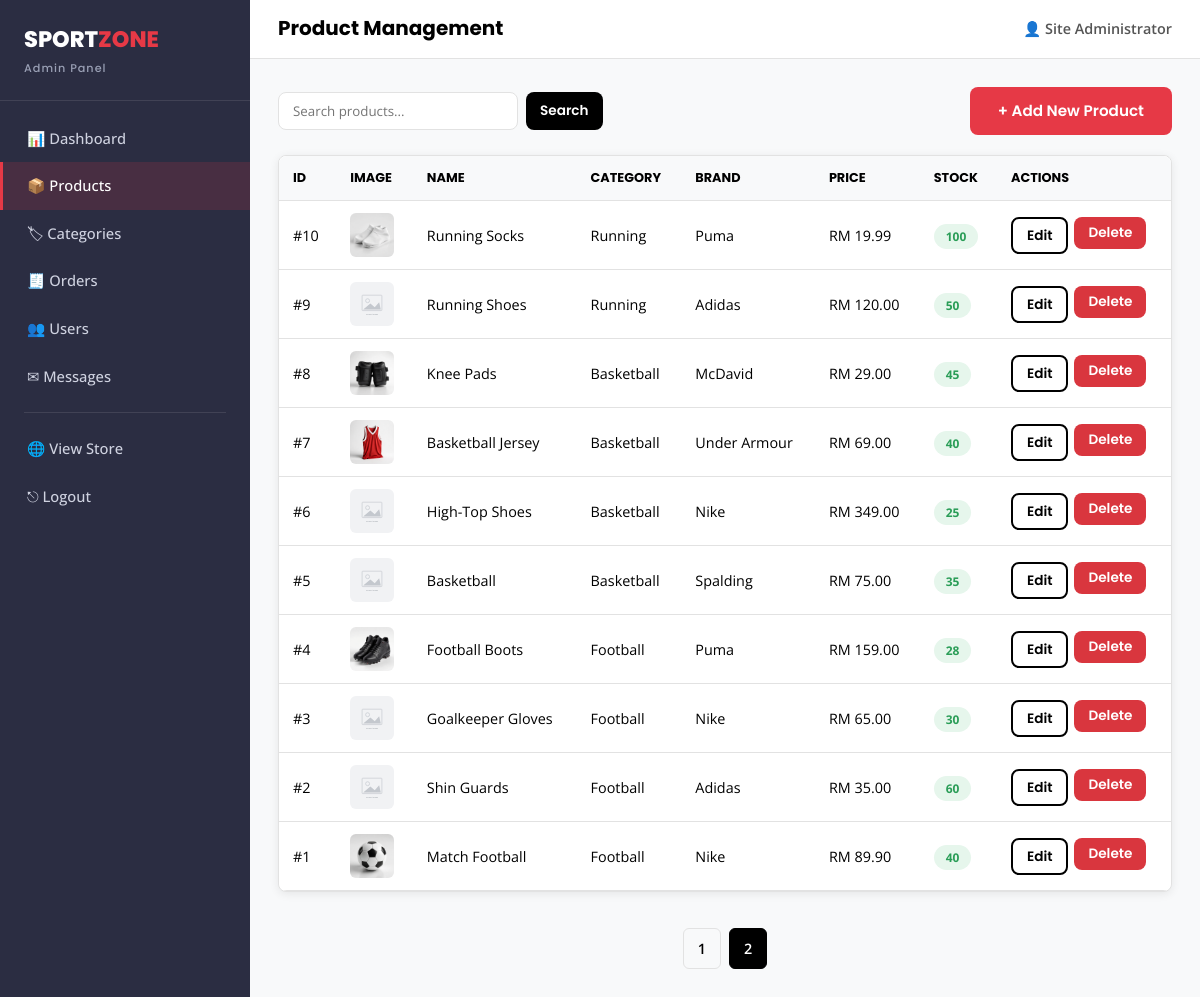
Page /admin/products.php?page=2 (signed in) on the committed database.
### tables this page shows
CREATE TABLE products (
    product_id   INT AUTO_INCREMENT PRIMARY KEY,
    category_id  INT NOT NULL,
    name         VARCHAR(150) NOT NULL,
    description  TEXT,
    brand        VARCHAR(50)  DEFAULT NULL,
    price        DECIMAL(10,2) NOT NULL,
    stock        INT NOT NULL DEFAULT 0,
    sizes        VARCHAR(100) DEFAULT NULL,
    image        VARCHAR(255) DEFAULT NULL,
    created_at   TIMESTAMP DEFAULT CURRENT_TIMESTAMP,
    FOREIGN KEY (category_id) REFERENCES categories(category_id) ON DELETE CASCADE
);

CREATE TABLE categories (
    category_id  INT AUTO_INCREMENT PRIMARY KEY,
    name         VARCHAR(50) NOT NULL,
    slug         VARCHAR(50) NOT NULL UNIQUE,
    icon         VARCHAR(10) DEFAULT NULL
);

### includes/functions.php (called while the page is built, shortened)
<?php
function sanitize($data) {
    return htmlspecialchars(trim($data), ENT_QUOTES, 'UTF-8');
}
function money($amount) {
    return CURRENCY . ' ' . number_format((float) $amount, 2);
}
function product_image_url($image) {
    if (!empty($image) && file_exists(UPLOAD_PATH . $image)) {
        return UPLOAD_URL . rawurlencode($image);
    }
    return BASE_URL . 'assets/images/placeholder.svg';
}

### admin/products.php (the view, shortened to what this page needs)
<?php
require_once __DIR__ . '/../includes/db_connect.php';
require_once __DIR__ . '/../includes/functions.php';
$search  = trim($_GET['search'] ?? '');
$page    = max(1, (int) ($_GET['page'] ?? 1));
$perPage = 10;
$offset  = ($page - 1) * $perPage;
$where = '';
$params = [];
$types = '';
$countSql = "SELECT COUNT(*) AS c FROM products p $where";
$cstmt = $conn->prepare($countSql);
$cstmt->execute();
$total = (int) $cstmt->get_result()->fetch_assoc()['c'];
$totalPages = max(1, ceil($total / $perPage));
$sql = "SELECT p.*, c.name AS category_name FROM products p
        JOIN categories c ON p.category_id = c.category_id
        $where ORDER BY p.product_id DESC LIMIT ? OFFSET ?";
$stmt = $conn->prepare($sql);
$pp = $params; $pt = $types . 'ii'; $pp[] = $perPage; $pp[] = $offset;
$stmt->bind_param($pt, ...$pp);
$stmt->execute();
$products = $stmt->get_result();
include __DIR__ . '/includes/admin_header.php';
?>
<div class="flex-between mb-2" style="flex-wrap:wrap; gap:12px;">
    <form method="GET" action="products.php" class="admin-search">
        <input type="text" name="search" placeholder="Search products..." value="<?= sanitize($search) ?>">
        <button type="submit" class="btn btn-dark btn-sm">Search</button>
    </form>
    <a href="<?= BASE_URL ?>admin/product-form.php" class="btn btn-primary">+ Add New Product</a>
</div>
<div class="panel" style="padding:0;">
    <div class="table-wrap" style="border:none;">
        <table class="data-table">
            <thead>
                <tr><th>ID</th><th>Image</th><th>Name</th><th>Category</th><th>Brand</th><th>Price</th><th>Stock</th><th>Actions</th></tr>
            </thead>
            <tbody>
            <?php while ($p = $products->fetch_assoc()): ?>
                <tr>
                    <td>#<?= $p['product_id'] ?></td>
                    <td><img src="<?= product_image_url($p['image']) ?>" alt="" style="width:44px; height:44px; object-fit:cover; border-radius:6px;"></td>
                    <td><?= sanitize($p['name']) ?></td>
                    <td><?= sanitize($p['category_name']) ?></td>
                    <td><?= sanitize($p['brand']) ?></td>
                    <td><?= money($p['price']) ?></td>
                    <td><span class="status-badge <?= $p['stock'] <= 10 ? 'status-cancelled' : ($p['stock'] <= 20 ? 'status-pending' : 'status-delivered') ?>"><?= $p['stock'] ?></span></td>
                    <td>
                        <div style="display:flex; gap:6px;">
                            <a href="<?= BASE_URL ?>admin/product-form.php?id=<?= $p['product_id'] ?>" class="btn btn-outline btn-sm">Edit</a>
                            <form method="POST" action="product-delete.php" onsubmit="return confirm('Delete this product? This cannot be undone.')">
                                <button type="submit" class="btn btn-sm" style="background:var(--color-danger); color:#fff;">Delete</button>
                            </form>
                        </div>
                    </td>
                </tr>
            <?php endwhile; ?>
            </tbody>
        </table>
    </div>
</div>
<?php if ($totalPages > 1): ?>
    <div class="pagination">
        <?php for ($i = 1; $i <= $totalPages; $i++): ?>
            <a href="?page=<?= $i ?><?= $search !== '' ? '&search=' . urlencode($search) : '' ?>" class="<?= $i === $page ? 'active' : '' ?>"><?= $i ?></a>
        <?php endfor; ?>
    </div>
<?php endif; ?>
<?php include __DIR__ . '/includes/admin_footer.php'; ?>

### assets/css/style.css (style rules this page uses)
:root { --color-primary: #000000; --color-white: #ffffff; --color-accent: #E63946; --color-accent-dark: #c92a37; --color-secondary: #2B2D42; --color-bg-light: #F8F9FA; --color-border: #e2e2e2; --color-success: #2a9d57; --color-warning: #e9a23b; --color-danger: #d9363e; --font-heading: 'Poppins', sans-serif; --font-body: 'Open Sans', sans-serif; --radius: 8px; --shadow: 0 2px 10px rgba(0,0,0,0.08); --shadow-hover: 0 8px 20px rgba(0,0,0,0.15); --transition: all 0.2s ease-in-out; }
* { margin: 0; padding: 0; box-sizing: border-box; }
html { scroll-behavior: smooth; }
body { font-family: var(--font-body); color: var(--color-primary); background: var(--color-white); line-height: 1.6; }
a { text-decoration: none; color: inherit; }
img { max-width: 100%; display: block; }
button { font-family: var(--font-body); cursor: pointer; border: none; }
.btn { display: inline-block; padding: 12px 28px; border-radius: var(--radius); font-family: var(--font-heading); font-weight: 600; font-size: 0.95rem; transition: var(--transition); text-align: center; }
.btn-primary { background: var(--color-accent); color: var(--color-white); }
.btn-dark { background: var(--color-primary); color: var(--color-white); }
.btn-outline { background: transparent; border: 2px solid var(--color-primary); color: var(--color-primary); }
.btn-sm { padding: 6px 14px; font-size: 0.85rem; }
.data-table { width: 100%; border-collapse: collapse; background: var(--color-white); }
.data-table th, .data-table td { padding: 12px 14px; text-align: left; border-bottom: 1px solid var(--color-border); font-size: 0.9rem; }
.data-table th { background: var(--color-bg-light); font-family: var(--font-heading); font-size: 0.8rem; text-transform: uppercase; }
.status-badge { padding: 4px 12px; border-radius: 20px; font-size: 0.75rem; font-weight: 700; text-transform: uppercase; }
.status-delivered { background: #e6f6ec; color: var(--color-success); }
.flex-between { display: flex; align-items: center; justify-content: space-between; }
.mb-2 { margin-bottom: 20px; }
.panel { background: var(--color-white); border: 1px solid var(--color-border); border-radius: var(--radius); padding: 24px; margin-bottom: 24px; box-shadow: var(--shadow); }
.table-wrap { overflow-x: auto; border-radius: var(--radius); border: 1px solid var(--color-border); }
.pagination { display: flex; justify-content: center; gap: 8px; margin-top: 36px; flex-wrap: wrap; }
.pagination a { padding: 8px 14px; border: 1px solid var(--color-border); border-radius: 6px; font-size: 0.9rem; font-weight: 600; }
.pagination a.active { background: var(--color-primary); color: var(--color-white); border-color: var(--color-primary); }

### assets/css/admin.css (style rules this page uses)
.admin-body { background: var(--color-bg-light); }
.admin-search { display: flex; gap: 8px; }
.admin-search input { padding: 9px 14px; border: 1px solid var(--color-border); border-radius: var(--radius); min-width: 240px; font-family: var(--font-body); }

### rows in the picture
products: product_id "10", image (picture), name "Running Socks", category.name "Running", brand "Puma", price "RM 19.99", stock "100"
products: product_id "9", name "Running Shoes", category.name "Running", brand "Adidas", price "RM 120.00", stock "50"
products: product_id "8", image (picture), name "Knee Pads", category.name "Basketball", brand "McDavid", price "RM 29.00", stock "45"
products: product_id "7", image (picture), name "Basketball Jersey", category.name "Basketball", brand "Under Armour", price "RM 69.00", stock "40"
products: product_id "6", name "High-Top Shoes", category.name "Basketball", brand "Nike", price "RM 349.00", stock "25"
products: product_id "5", name "Basketball", category.name "Basketball", brand "Spalding", price "RM 75.00", stock "35"
products: product_id "4", image (picture), name "Football Boots", category.name "Football", brand "Puma", price "RM 159.00", stock "28"
products: product_id "3", name "Goalkeeper Gloves", category.name "Football", brand "Nike", price "RM 65.00", stock "30"
products: product_id "2", name "Shin Guards", category.name "Football", brand "Adidas", price "RM 35.00", stock "60"
products: product_id "1", image (picture), name "Match Football", category.name "Football", brand "Nike", price "RM 89.90", stock "40"

### other values in the picture
$page_title "Product Management"
$admin_name "Site Administrator"
